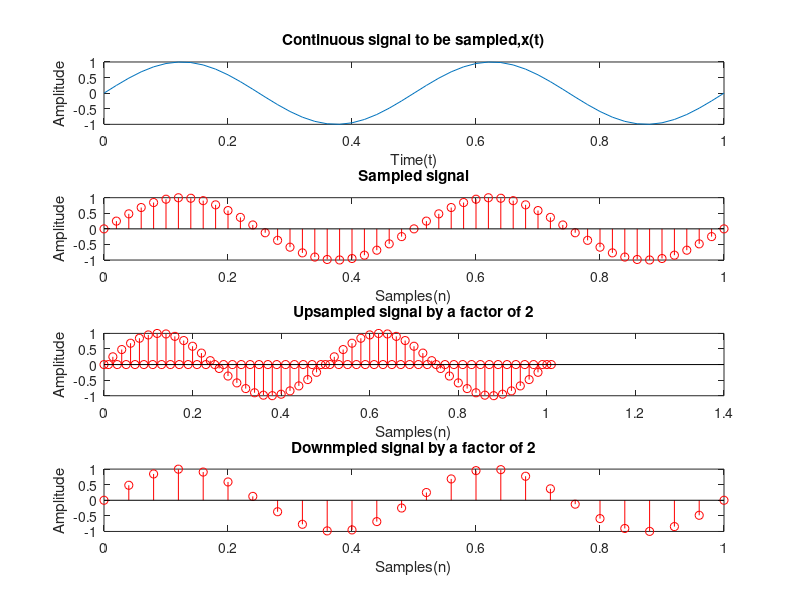

Source code (MATLAB):
close all; clear all; clc;

t = [0:0.02:1];
x = sin(4*pi*t);
subplot(4,1,1);
plot(t,x);
title('Continuous signal to be sampled,x(t)');
xlabel('Time(t)');
ylabel('Amplitude');
%sampling
subplot(4,1,2);
stem(t,x,'r');
title('Sampled signal');
xlabel('Samples(n)');
ylabel('Amplitude');
% function upsample adds zeros
y = upsample(x,2);

ty = [0:0.01:1.01];

subplot(4,1,3);
stem(ty, y, 'or');
title('Upsampled signal by a factor of 2');
xlabel('Samples(n)');
ylabel('Amplitude');
%hold on;
%stem(t, x);
% function downsample adds zeros
y = downsample(x,2);

ty = [0:0.04:1.01];

subplot(4,1,4);
stem(ty, y, 'or');
title('Downmpled signal by a factor of 2');
xlabel('Samples(n)');
ylabel('Amplitude');
%hold on;
%stem(t, x);

